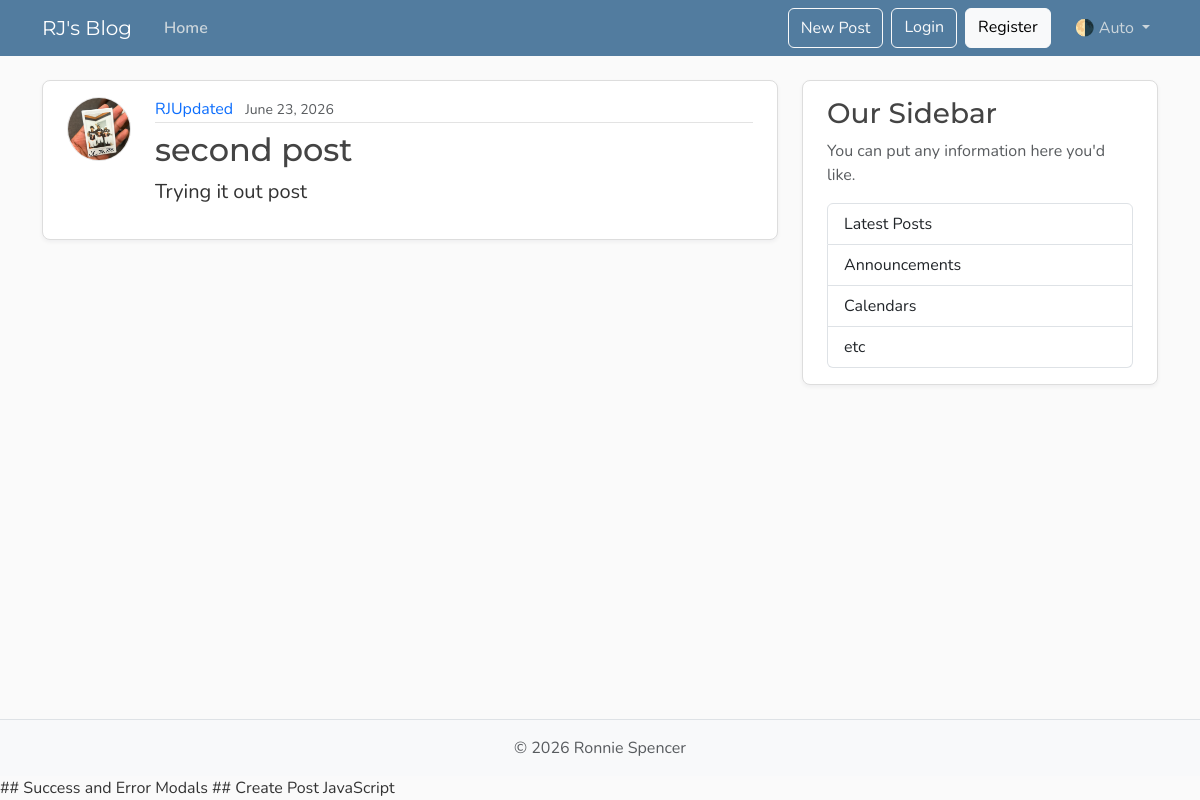
/posts, run on an earlier commit of the app's database.
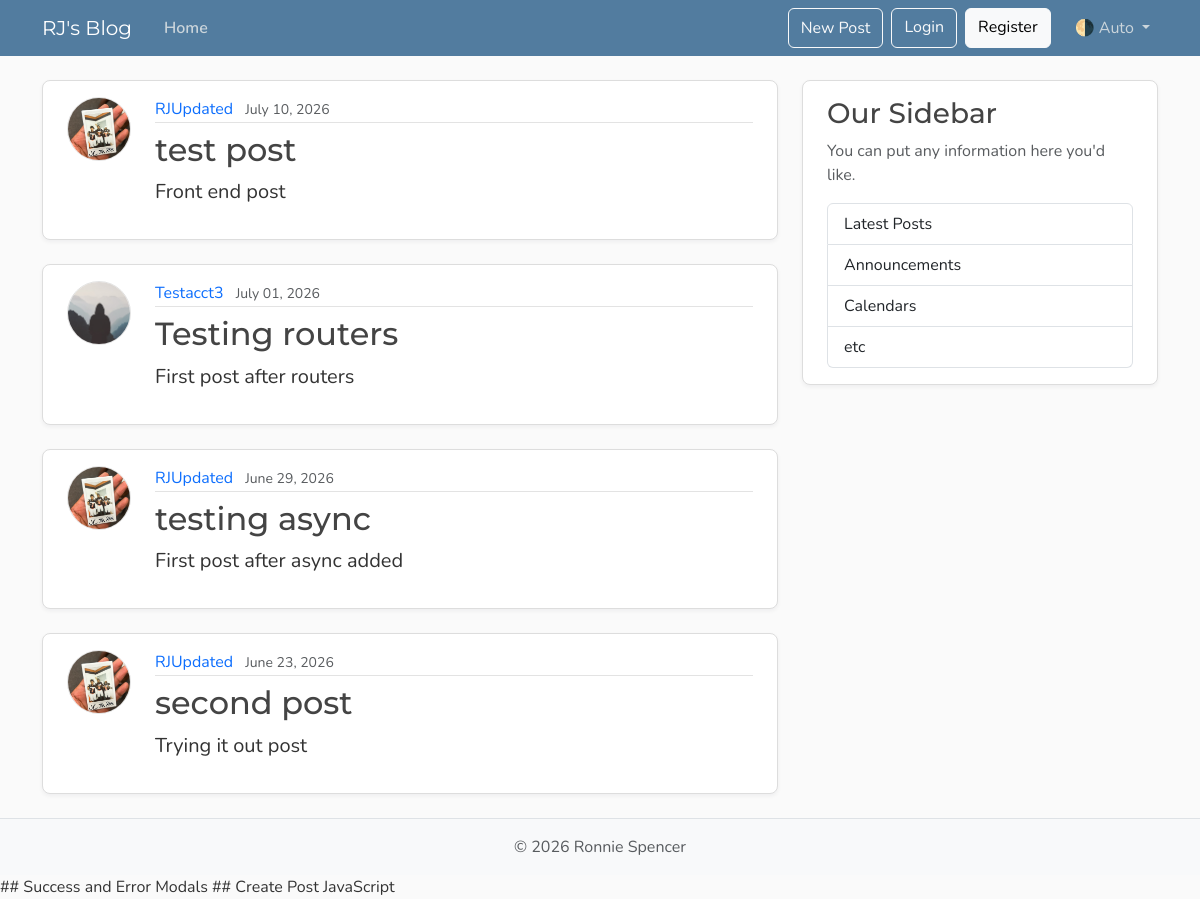
And on a later commit of the database.
### models.py (models this page shows, shortened)
class Post(Base):
    __tablename__ = "posts"
    id: Mapped[int] = mapped_column(Integer, primary_key=True, index=True)
    title: Mapped[str] = mapped_column(String(100), nullable=False)
    content: Mapped[str] = mapped_column(Text, nullable=False)
    user_id: Mapped[int] = mapped_column(
        ForeignKey("users.id"),
        nullable=False,
        index=True,
    )
    date_posted: Mapped[datetime] = mapped_column(
        DateTime(timezone=True),
        default=lambda: datetime.now(UTC),
    )
    author: Mapped[User] = relationship(back_populates="posts")

class User(Base):
    __tablename__ = "users"
    id: Mapped[int] = mapped_column(Integer, primary_key=True, index=True)
    username: Mapped[str] = mapped_column(String(50), unique=True, nullable=False)
    email: Mapped[str] = mapped_column(String(120), unique=True, nullable=False)
    image_file: Mapped[str | None] = mapped_column(
        String(200),
        nullable=True,
        default=None,
    )
    posts: Mapped[list[Post]] = relationship(
        back_populates="author",
        cascade="all, delete-orphan")

### main.py (the view)
@app.get("/", include_in_schema=False, name="home")
@app.get("/posts", include_in_schema=False, name="posts")
async def home(request: Request, db: Annotated[AsyncSession, Depends(get_db)]):
    result = await db.execute( # await for the result of the query to be executed asynchronously
        select(models.Post)
        .options(selectinload(models.Post.author)) #For async loading of related objects, we can use selectinload to load the related author object for each post in a single query, instead of making a separate query for each post.
        .order_by(models.Post.date_posted.desc()),
    )
    posts = result.scalars().all()
    return templates.TemplateResponse(
        request,
        "home.html",
        {"posts": posts, "title": "Home"},
    )

### templates/home.html
{% extends "layout.html" %}
{% block content %}
  {% for post in posts %}
    <article class="content-section py-3 px-4 mb-4">
      <div class="d-flex align-items-start gap-4">
        <img class="rounded-circle article-img flex-shrink-0"
             src="{{ post.author.image_path }}"
             alt="{{ post.author.username }}'s profile picture"
             width="64"
             height="64"
             loading="lazy">
        <div class="flex-grow-1">
          <div class="article-metadata mb-2">
            <a class="me-2" href="{{ url_for('user_posts', user_id=post.author.id) }}">{{ post.author.username }}</a>
            <small class="text-body-secondary">{{ post.date_posted.strftime("%B %d, %Y") }}</small>
          </div>
          <h2>
            <a class="article-title" href="{{ url_for('post_page', post_id=post.id) }}">{{ post.title }}</a>
          </h2>
          <p class="article-content">{{ post.content }}</p>
        </div>
      </div>
    </article>
  {% endfor %}
{% endblock content %}

### templates/layout.html (shortened to what this page needs)
<!DOCTYPE html>
<html lang="en">
<head>
  <link href="https://cdn.jsdelivr.net/npm/bootstrap@5.3.8/dist/css/bootstrap.min.css" rel="stylesheet"
>
  <link rel="stylesheet" type="text/css" href="{{ url_for('static', path='css/main.css') }}">
</head>
<body class="d-flex flex-column min-vh-100">
  <header class="site-header">
    <nav class="navbar navbar-expand-md bg-steel fixed-top" data-bs-theme="dark">
      <div class="container">
        <a class="navbar-brand me-4" href="{{ url_for('home') }}">RJ's Blog</a>
        <div class="collapse navbar-collapse" id="navbarToggle">
          <div class="navbar-nav me-auto">
            <a class="nav-link active" aria-current="page" href="{{ url_for('home') }}">Home</a>
          </div>
          <div class="navbar-nav">
            <button class="btn btn-outline-light mb-2 mb-md-0 me-md-2" type="button" data-bs-toggle="modal"
              data-bs-target="#createPostModal">New Post</button>
            <a class="btn btn-outline-light mb-2 mb-md-0 me-md-2" href="#">Login</a>
            <a class="btn btn-light mb-2 mb-md-0 me-md-3" href="#">Register</a>
            <div class="nav-item dropdown">
              <a class="nav-link dropdown-toggle" href="#" role="button" id="bd-theme" data-bs-toggle="dropdown"
                aria-expanded="false">
                <span id="bd-theme-text">🌗 Auto</span>
              </a>
            </div>
          </div>
        </div>
      </div>
    </nav>
  </header>
  <main role="main" class="container">
    <div class="row">
      <div class="col-md-8">
        {% block content %}
        {% endblock content %}
      </div>
      <aside class="col-md-4">
        <div class="content-section py-3 px-4 mb-4">
          <h3>Our Sidebar</h3>
          <p class="text-body-secondary">You can put any information here you'd like.</p>
          <ul class="list-group">
            <li class="list-group-item">Latest Posts</li>
            <li class="list-group-item">Announcements</li>
            <li class="list-group-item">Calendars</li>
            <li class="list-group-item">etc</li>
          </ul>
        </div>
      </aside>
    </div>
  </main>
  <footer class="mt-auto py-3 bg-body-tertiary border-top">
    <div class="container text-center">
      <p class="text-body-secondary mb-0">
        © <span id="year"></span> Ronnie Spencer
      </p>
    </div>
  </footer>
  ## Success and Error Modals
  ## Create Post JavaScript
</body>
</html>

### static/css/main.css (style rules this page uses)
:root { --font-heading: "Montserrat", system-ui, -apple-system, BlinkMacSystemFont, sans-serif; --font-body: "Nunito", system-ui, -apple-system, BlinkMacSystemFont, sans-serif; --color-bg-body: #fafafa; --color-bg-content: #ffffff; --color-text-primary: #333333; --color-text-heading: #444444; --color-steel: #527c9f; --color-nav-link: #cbd5db; --color-nav-link-hover: #ffffff; --color-link-hover: #428bca; --color-border: #dddddd; --color-border-light: #e3e3e3; --spacing-xl: 5rem; --article-img-size: 4rem; --account-img-size: 7.813rem; }
body { font-family: var(--font-body); background: var(--color-bg-body); color: var(--color-text-primary); }
main { padding-top: var(--spacing-xl); }
h1, h2, h3, h4, h5, h6 { font-family: var(--font-heading); color: var(--color-text-heading); }
.navbar-brand { font-family: var(--font-heading); }
a { text-decoration: none; }
.bg-steel { background-color: var(--color-steel); }
.site-header .navbar-nav .nav-link { color: var(--color-nav-link); transition: color 0.2s ease-in-out; }
.site-header .navbar-nav .nav-link.active { font-weight: 600; }
.content-section { background: var(--color-bg-content); border: 1px solid var(--color-border); border-radius: 0.5rem; box-shadow: 0 2px 4px rgba(15, 23, 42, 0.05); transition: box-shadow 0.15s ease, transform 0.15s ease, border-color 0.15s ease; }
.article-title { color: var(--color-text-heading); transition: color 0.2s ease-in-out; }
.article-content { white-space: pre-line; font-size: 1.25rem; }
.article-img { height: var(--article-img-size); width: var(--article-img-size); flex-shrink: 0; object-fit: cover; border: 1px solid var(--color-border-light); box-shadow: 0 0 0 2px var(--color-bg-content); }
.article-metadata { padding-bottom: 0.063rem; border-bottom: 1px solid var(--color-border-light); }
.article-metadata a { transition: color 0.2s ease-in-out; }
[data-bs-theme="dark"] { --color-bg-body: #1a1a1a; --color-bg-content: #2d2d2d; --color-text-primary: #e0e0e0; --color-text-heading: #f0f0f0; --color-border: #404040; --color-border-light: #4a4a4a; }

What changed in the data, as far as the page shows it:
added Post: author.image_path (picture), author.username "RJUpdated", date_posted "July 10, 2026", title "test post", content "Front end post"
added Post: shows a picture, author.username "Testacct3", date_posted "July 01, 2026", title "Testing routers", content "First post after routers"
added Post: author.image_path (picture), author.username "RJUpdated", date_posted "June 29, 2026", title "testing async", content "First post after async added"
